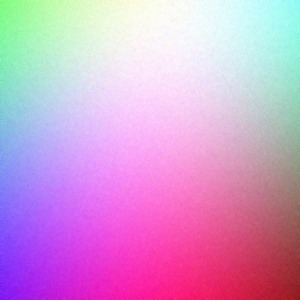
#> input picture server/dataset/train/REAL/real_000.jpg, 300 x 300 px
$ python train_combined.py
#> lines starting #> are read from the running program, lines starting #| are printed output that depends on the picture
"""
PHANTOM PHOENIX — Combined Dataset Trainer
Trains on BOTH:
  1. HuggingFace real face dataset (saakshigupta/deepfake-detection-dataset-v3)
  2. Locally generated synthetic pattern images (prepare_dataset.py output)
This ensures the model generalizes across all image types.
"""

import os
import sys
import glob
import pickle
import numpy as np
from PIL import Image
from datasets import load_dataset
from sklearn.ensemble import RandomForestClassifier, GradientBoostingClassifier, VotingClassifier
from sklearn.preprocessing import StandardScaler
from sklearn.pipeline import Pipeline
from sklearn.metrics import accuracy_score, classification_report

sys.stdout.reconfigure(encoding="utf-8", errors="replace")

# ─────────────────────────────────────────────
# CONFIG
# ─────────────────────────────────────────────
DATASET_NAME    = "saakshigupta/deepfake-detection-dataset-v3"
MODEL_SAVE_PATH = "server/forensic_model.pkl"
MAX_HF_TRAIN    = 600   # HuggingFace images for train
MAX_HF_VAL      = 100   # HuggingFace images for val


# ─────────────────────────────────────────────
# FEATURE EXTRACTION (extended — 15 features)
# ─────────────────────────────────────────────
def extract_forensic_features(pil_img: Image.Image) -> list:
    """
    Extracts 15 forensic features from a PIL image:
      1-3  : RGB channel means
      4-6  : RGB channel std devs
      7    : Laplacian variance       (noise / blur profile)
      8    : Laplacian mean
      9    : FFT high-freq energy ratio (AI lattice artifacts)
      10   : Gradient magnitude mean  (edge sharpness)
      11   : Gradient magnitude std
      12   : Color skewness R
      13   : Color skewness G
      14   : Color skewness B
      15   : Pixel entropy (texture complexity)
    """
    img = pil_img.convert("RGB").resize((224, 224))
    arr = np.array(img, dtype=np.float32)

    # 1-6: RGB stats
    r_mean, g_mean, b_mean = arr[:, :, 0].mean(), arr[:, :, 1].mean(), arr[:, :, 2].mean()
    r_std,  g_std,  b_std  = arr[:, :, 0].std(),  arr[:, :, 1].std(),  arr[:, :, 2].std()

    # 7-8: Laplacian
    gray = 0.2989 * arr[:, :, 0] + 0.5870 * arr[:, :, 1] + 0.1140 * arr[:, :, 2]
    lap  = np.abs(
        gray[1:-1, 1:-1] * 4
        - gray[0:-2, 1:-1] - gray[2:, 1:-1]
        - gray[1:-1, 0:-2] - gray[1:-1, 2:]
    )
    noise_var  = float(lap.var())
    noise_mean = float(lap.mean())

    # 9: FFT high-freq energy ratio
    fft   = np.fft.fft2(gray)
    fft_s = np.fft.fftshift(fft)
    mag   = np.abs(fft_s)
    h, w  = gray.shape
    ch, cw = h // 2, w // 2
    high_freq  = float(np.sum(mag) - np.sum(mag[ch-20:ch+20, cw-20:cw+20]))
    fft_ratio  = high_freq / (float(np.sum(mag)) + 1e-6)

    # 10-11: Gradient magnitude (Sobel-like)
    gx = gray[1:-1, 2:] - gray[1:-1, :-2]
    gy = gray[2:, 1:-1] - gray[:-2, 1:-1]
    grad_mag = np.sqrt(gx**2 + gy**2)
    grad_mean = float(grad_mag.mean())
    grad_std  = float(grad_mag.std())

    # 12-14: Color channel skewness
    def skewness(ch):
        m = ch.mean()
        s = ch.std() + 1e-6
        return float(((ch - m) ** 3).mean() / s**3)

    r_skew = skewness(arr[:, :, 0])
    g_skew = skewness(arr[:, :, 1])
    b_skew = skewness(arr[:, :, 2])

    # 15: Pixel entropy (texture complexity)
    gray_uint8 = gray.astype(np.uint8)
    hist, _ = np.histogram(gray_uint8, bins=256, range=(0, 256))
    hist_norm = hist / (hist.sum() + 1e-6)
    entropy = float(-np.sum(hist_norm * np.log2(hist_norm + 1e-9)))

    return [
        r_mean, g_mean, b_mean,
        r_std,  g_std,  b_std,
        noise_var, noise_mean, fft_ratio,
        grad_mean, grad_std,
        r_skew, g_skew, b_skew,
        entropy
    ]


# ─────────────────────────────────────────────
# LOAD LOCAL SYNTHETIC IMAGES
# ─────────────────────────────────────────────
def load_local_dataset(split):
    """Load locally generated synthetic images from prepare_dataset.py output."""
    X, y = [], []
    for cls_name, label in [("REAL", 0), ("FAKE", 1)]:
        pattern = f"server/dataset/{split}/{cls_name}/*.jpg"
        files   = glob.glob(pattern)
        print(f"  [Local {split}] {cls_name}: {len(files)} files")
        for fpath in files:
            try:
                img   = Image.open(fpath)
                feats = extract_forensic_features(img)
                X.append(feats)
                y.append(label)
            except Exception as e:
                print(f"  [!] Skipped {fpath}: {e}")
    return X, y


# ─────────────────────────────────────────────
# LOAD HUGGINGFACE STREAMING DATASET
# ─────────────────────────────────────────────
def load_hf_dataset(split_data, max_samples, split_name):
    """Stream and extract features from HuggingFace dataset split."""
    X, y = [], []
    count = 0
    print(f"  [HuggingFace {split_name}] Streaming up to {max_samples} samples...")
    for i, sample in enumerate(split_data):
        if count >= max_samples:
            break
        try:
            pil_img   = sample["image"]
            raw_label = str(sample["label"]).strip().lower()
            label = 1 if raw_label in ("fake", "1", "deepfake", "ai_generated") else 0
            feats = extract_forensic_features(pil_img)
            X.append(feats)
            y.append(label)
            count += 1
            if count % 150 == 0:
                print(f"    -> {count} done...")
        except Exception as e:
            print(f"  [!] Skipped HF sample {i}: {e}")
    print(f"  [HuggingFace {split_name}] Collected: {count}")
    return X, y


# ─────────────────────────────────────────────
# MAIN
# ─────────────────────────────────────────────
def main():
    print("=" * 60)
    print("  PHANTOM PHOENIX - Combined Dataset Trainer")
    print("  Sources: HuggingFace + Local Synthetic")
    print("=" * 60)

    # ── 1. Load local synthetic images ─────────────────────────
    print("\n[1/5] Loading local synthetic dataset...")
    X_loc_tr, y_loc_tr = load_local_dataset("train")
#> in load_local_dataset, img is the input picture: PIL image 300x300 RGB; mean R, G, B 210.5, 157.1, 208.1
#> in extract_forensic_features, `r_mean, g_mean, b_mean = arr[:, :, 0].mean(), arr[:, :, 1].mean(), arr..`: r_mean = 210.5; g_mean = 157.1; b_mean = 208.1
#> in extract_forensic_features, `r_std,  g_std,  b_std  = arr[:, :, 0].std(),  arr[:, :, 1].std(),  arr..`: r_std = 36.41; g_std = 74.68; b_std = 49.45
#> in extract_forensic_features, `gray = 0.2989 * arr[:, :, 0] + 0.5870 * arr[:, :, 1] + 0.1140 * arr[:,..`:
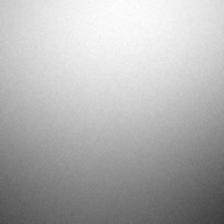
#> gray: shape (224, 224) float32; min 58.44, max 253.7, mean 178.9
#> in extract_forensic_features, `lap  = np.abs( gray[1:-1, 1:-1] * 4 - gray[0:-2, 1:-1] - gray[2:, 1:-1..`:
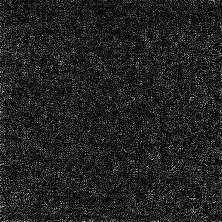
#> lap: shape (222, 222) float32; min 0, max 32.28, mean 4; drawn with min black and max white
#> in extract_forensic_features, `noise_var  = float(lap.var())`: noise_var = 9.81
#> in extract_forensic_features, `noise_mean = float(lap.mean())`: noise_mean = 4
#> in extract_forensic_features, `high_freq  = float(np.sum(mag) - np.sum(mag[ch-20:ch+20, cw-20:cw+20]))`: high_freq = 20830623.3
#> in extract_forensic_features, `fft_ratio  = high_freq / (float(np.sum(mag)) + 1e-6)`: fft_ratio = 0.486
#> in extract_forensic_features, `gx = gray[1:-1, 2:] - gray[1:-1, :-2]`:
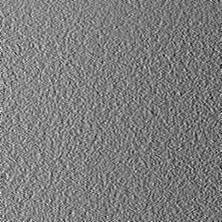
#> gx: shape (222, 222) float32; min -12.23, max 12.54, mean -0.0261; drawn with min black and max white
#> in extract_forensic_features, `gy = gray[2:, 1:-1] - gray[:-2, 1:-1]`:
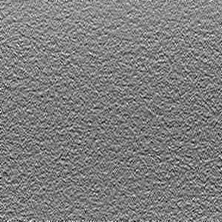
#> gy: shape (222, 222) float32; min -12.39, max 9.94, mean -1.27; drawn with min black and max white
#> in extract_forensic_features, `grad_mag = np.sqrt(gx**2 + gy**2)`:
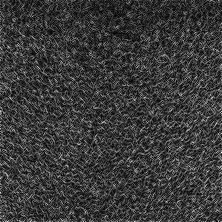
#> grad_mag: shape (222, 222) float32; min 0, max 15.6, mean 3.58; drawn with min black and max white
#> in extract_forensic_features, `grad_mean = float(grad_mag.mean())`: grad_mean = 3.58
#> in extract_forensic_features, `grad_std  = float(grad_mag.std())`: grad_std = 1.91
#> in skewness, `m = ch.mean()`: m = 210.5
#> in skewness, `s = ch.std() + 1e-6`: s = 36.41
#> in extract_forensic_features, `r_skew = skewness(arr[:, :, 0])`: r_skew = -0.579
#> in extract_forensic_features, `g_skew = skewness(arr[:, :, 1])`: g_skew = -0.266
#> in extract_forensic_features, `b_skew = skewness(arr[:, :, 2])`: b_skew = -1.35
#> in extract_forensic_features, `hist, _ = np.histogram(gray_uint8, bins=256, range=(0, 256))`: hist = 256 values, max 478 at index 247, min 0 at index 0, mean 196
#> in extract_forensic_features, `hist_norm = hist / (hist.sum() + 1e-6)`: hist_norm = 256 values, max 0.00953 at index 247, min 0 at index 0, mean 0.00391
#> in extract_forensic_features, `entropy = float(-np.sum(hist_norm * np.log2(hist_norm + 1e-9)))`: entropy = 7.39
#> in load_local_dataset, `feats = extract_forensic_features(img)`: feats = [210.5, 157.1, 208.1, 36.41, 74.68, 49.45, 9.81, 4, 0.486, 3.58, 1.91, -0.579, -0.266, -1.35, 7.39]
#> pass 2 of the loop in load_local_dataset, `for cls_name, label in [("REAL", 0), ("FAKE", 1)]:`:
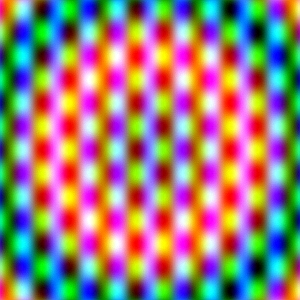
#> input picture server/dataset/train/FAKE/fake_000.jpg, 300 x 300 px
#> in load_local_dataset, img is the input picture: PIL image 300x300 RGB; mean R, G, B 150.5, 127.5, 123.1
#> img: PIL image 224x224 RGB
#> r_mean = 150.5; g_mean = 127.5; b_mean = 123.1
#> r_std = 85.81; g_std = 68.94; b_std = 94.15
#> in extract_forensic_features (call 2), `lap  = np.abs( gray[1:-1, 1:-1] * 4 - gray[0:-2, 1:-1] - gray[2:, 1:-1..`:
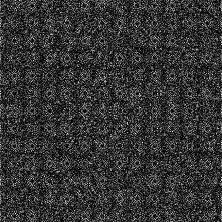
#> lap: shape (222, 222) float32; min 0, max 20.76, mean 4.3; drawn with min black and max white
#> noise_var = 10.62
#> noise_mean = 4.34
#> high_freq = 21730729.8
#> fft_ratio = 0.333
#> in extract_forensic_features (call 2), `grad_mag = np.sqrt(gx**2 + gy**2)`:
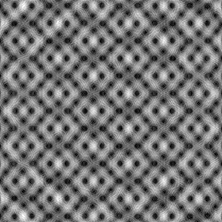
#> grad_mag: shape (222, 222) float32; min 0.0609, max 44.5, mean 20.4; drawn with min black and max white
#> grad_mean = 20.38
#> grad_std = 7.64
#> r_skew = -0.423
#> g_skew = 0.000504
#> b_skew = 0.0785
#> hist = 256 values, max 422 at index 130, min 0 at index 255, mean 196
#> hist_norm = 256 values, max 0.00841 at index 130, min 0 at index 255, mean 0.00391
#> entropy = 7.65
#> feats = [150.5, 127.5, 123.1, 85.81, 68.94, 94.15, 10.62, 4.34, 0.333, 20.38, 7.64, -0.423, 0.000504, 0.0785, 7.65]
#> X_loc_tr = [[210.5, 157.1, 208.1, 36.41, 74.68, 49.45, 9.81, 4, 0.486, 3.58, 1.91, -0.579, -0.266, -1.35, 7.39], [150.5, 127.5, 123.1, 85.81, 68.94, 94.15, 10.62, 4.34, 0.333, 20.38, 7.64, -0.423, 0.000504, 0.0785, 7.65]]; y_loc_tr = [0, 1]
    X_loc_vl, y_loc_vl = load_local_dataset("val")
#> pass 2 of the loop in load_local_dataset, `for cls_name, label in [("REAL", 0), ("FAKE", 1)]:`:
#> X_loc_vl has the same summary as X_loc_tr; y_loc_vl = [0, 1]

    # ── 2. Load HuggingFace real-face dataset ──────────────────
    print("\n[2/5] Streaming HuggingFace dataset...")
    ds = load_dataset(DATASET_NAME, streaming=True)
    X_hf_tr, y_hf_tr = load_hf_dataset(ds["train"], MAX_HF_TRAIN, "train")
    val_key = "test" if "test" in ds else "validation"
    X_hf_vl, y_hf_vl = load_hf_dataset(ds[val_key], MAX_HF_VAL,   "val")

    # ── 3. Combine ─────────────────────────────────────────────
    print("\n[3/5] Combining datasets...")
    X_train = np.array(X_loc_tr + X_hf_tr)
    y_train = np.array(y_loc_tr + y_hf_tr)
    X_val   = np.array(X_loc_vl + X_hf_vl)
    y_val   = np.array(y_loc_vl + y_hf_vl)

    print(f"  Train -> REAL: {(y_train==0).sum()}, FAKE: {(y_train==1).sum()}, Total: {len(y_train)}")
    print(f"  Val   -> REAL: {(y_val==0).sum()},   FAKE: {(y_val==1).sum()},   Total: {len(y_val)}")

    # ── 4. Train ensemble model ────────────────────────────────
    print("\n[4/5] Training ensemble model (RandomForest + GradientBoosting)...")
    rf  = RandomForestClassifier(n_estimators=150, random_state=42, n_jobs=-1)
    gb  = GradientBoostingClassifier(n_estimators=100, learning_rate=0.1, random_state=42)
    clf = Pipeline([
        ("scaler", StandardScaler()),
        ("model",  VotingClassifier(
            estimators=[("rf", rf), ("gb", gb)],
            voting="soft"
        ))
    ])
    clf.fit(X_train, y_train)

    train_acc = accuracy_score(y_train, clf.predict(X_train))
    val_acc   = accuracy_score(y_val,   clf.predict(X_val))

    print("\n=== TRAINING RESULTS ===")
    print(f"Training Accuracy   : {train_acc * 100:.2f}%")
    print(f"Validation Accuracy : {val_acc   * 100:.2f}%")
    print("\nClassification Report (Validation):")
    print(classification_report(y_val, clf.predict(X_val), target_names=["REAL", "FAKE"]))

    # ── 5. Save ────────────────────────────────────────────────
    print(f"[5/5] Saving model to: {MODEL_SAVE_PATH}")
    with open(MODEL_SAVE_PATH, "wb") as f:
        pickle.dump(clf, f)
    print(f"[DONE] Model saved -> {MODEL_SAVE_PATH}")
    print("  Restart the ML server to load the new model.")


if __name__ == "__main__":
    main()
#> (the call stopped at in main, `ds = load_dataset(DATASET_NAME, streaming=True)`: datasets is not available in this run)
